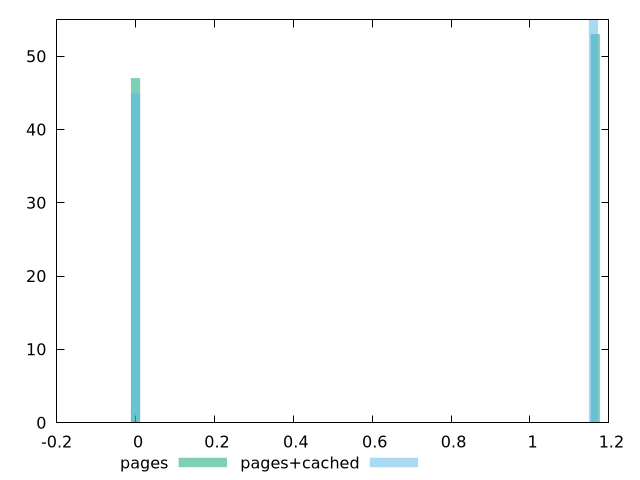

Source code (gnuplot):
$_empty <<EOF
EOF
$_pages <<EOF
0 47
1.165561694901416 53
EOF
$_pagesCached <<EOF
0 45
1.1609272364087166 55
EOF
set key outside below
set terminal pngcairo
set output "report_00005_2020-11-02T22-26-11.212Z/third-party-summary/third-party-summary_empty_pages_pages+cached+hist.png"
set boxwidth 0.02331123389802832
set style fill transparent solid 0.5 noborder
set yrange [0:55]
plot $_empty title "empty" with boxes ,$_pages title "pages" with boxes ,$_pagesCached title "pages+cached" with boxes ,
